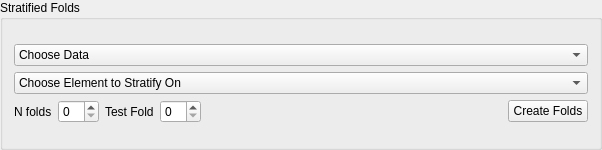
<?xml version="1.0" encoding="UTF-8"?>
<ui version="4.0">
 <class>strat_folds</class>
 <widget class="QGroupBox" name="strat_folds">
  <property name="geometry">
   <rect>
    <x>0</x>
    <y>0</y>
    <width>602</width>
    <height>150</height>
   </rect>
  </property>
  <property name="minimumSize">
   <size>
    <width>600</width>
    <height>150</height>
   </size>
  </property>
  <property name="maximumSize">
   <size>
    <width>16777215</width>
    <height>150</height>
   </size>
  </property>
  <property name="windowTitle">
   <string>Stratified Folds</string>
  </property>
  <property name="title">
   <string>Stratified Folds</string>
  </property>
  <layout class="QVBoxLayout" name="verticalLayout_2">
   <item>
    <layout class="QVBoxLayout" name="strat_folds_vlayout">
     <item>
      <widget class="QComboBox" name="strat_folds_choose_data">
       <item>
        <property name="text">
         <string>Choose Data</string>
        </property>
       </item>
       <item>
        <property name="text">
         <string>Unknown Data</string>
        </property>
       </item>
       <item>
        <property name="text">
         <string>Known Data</string>
        </property>
       </item>
      </widget>
     </item>
     <item>
      <widget class="QComboBox" name="strat_folds_choose_element">
       <item>
        <property name="text">
         <string>Choose Element to Stratify On</string>
        </property>
       </item>
       <item>
        <property name="text">
         <string>SiO2</string>
        </property>
       </item>
       <item>
        <property name="text">
         <string>TiO2</string>
        </property>
       </item>
       <item>
        <property name="text">
         <string>Al2O3</string>
        </property>
       </item>
       <item>
        <property name="text">
         <string>FeOT</string>
        </property>
       </item>
       <item>
        <property name="text">
         <string>MgO</string>
        </property>
       </item>
       <item>
        <property name="text">
         <string>CaO</string>
        </property>
       </item>
       <item>
        <property name="text">
         <string>Na2O</string>
        </property>
       </item>
       <item>
        <property name="text">
         <string>K2O</string>
        </property>
       </item>
      </widget>
     </item>
     <item>
      <layout class="QHBoxLayout" name="strat_folds_hlayout">
       <item>
        <widget class="QLabel" name="nfolds_label">
         <property name="text">
          <string>N folds</string>
         </property>
        </widget>
       </item>
       <item>
        <widget class="QSpinBox" name="nfolds_spin"/>
       </item>
       <item>
        <widget class="QLabel" name="test_fold_label">
         <property name="text">
          <string>Test Fold</string>
         </property>
        </widget>
       </item>
       <item>
        <widget class="QSpinBox" name="test_fold_spin"/>
       </item>
       <item>
        <spacer name="strat_folds_spacer">
         <property name="orientation">
          <enum>Qt::Horizontal</enum>
         </property>
         <property name="sizeHint" stdset="0">
          <size>
           <width>40</width>
           <height>20</height>
          </size>
         </property>
        </spacer>
       </item>
       <item>
        <widget class="QPushButton" name="create_folds">
         <property name="text">
          <string>Create Folds</string>
         </property>
        </widget>
       </item>
      </layout>
     </item>
    </layout>
   </item>
  </layout>
 </widget>
 <resources/>
 <connections/>
</ui>
